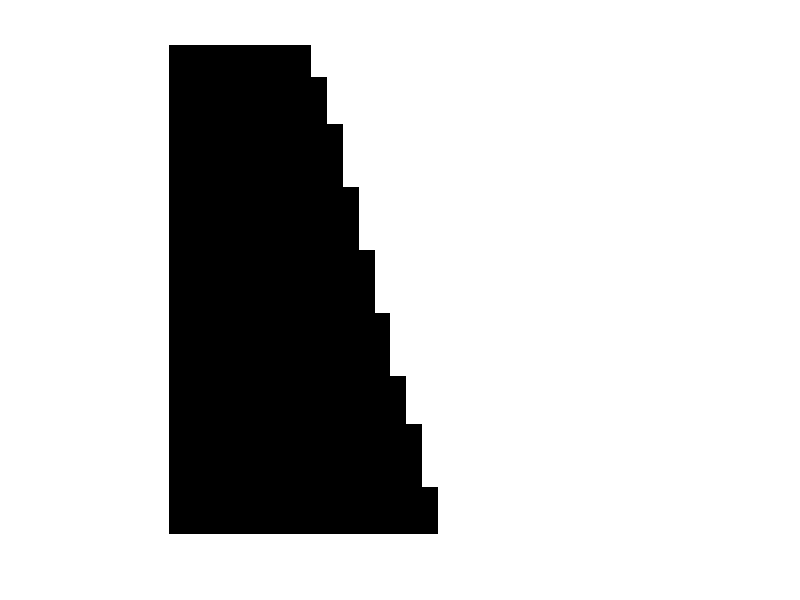
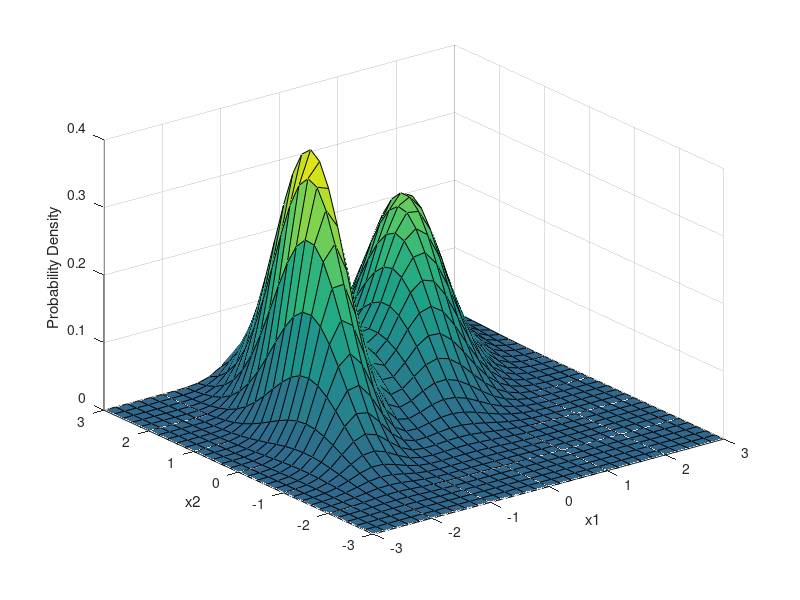

Reproduce these figures in MATLAB, in order.
figure(4);
xlabel('x1'); ylabel('x2'); zlabel('Probability Density');
mu1=[-1 1];
mu2=[1 1.5];
x1 = -3:.2:3; x2 = -3:.2:3;
[X1,X2] = meshgrid(x1,x2);
Sigma1 = [.25 .3; .3 1];
Sigma2 = [.5 .4; .4 1];
F1 = mvnpdf([X1(:) X2(:)],mu1,Sigma1);
F2 = mvnpdf([X1(:) X2(:)],mu2,Sigma2);
F1 = reshape(F1,length(x2),length(x1));
F2 = reshape(F2,length(x2),length(x1));
surf(x1,x2,F1+F2);
F=F1+F2;
caxis([min(F(:))-.5*range(F(:)),max(F(:))]);
axis([-3 3 -3 3 0 .4])
xlabel('x1'); ylabel('x2'); zlabel('Probability Density');
size(F1)
size(F2)
find(F1>F2);
m=ones(31,31)
size(m)
m(find(F1>F2))=0.0;
figure, imshow(m);